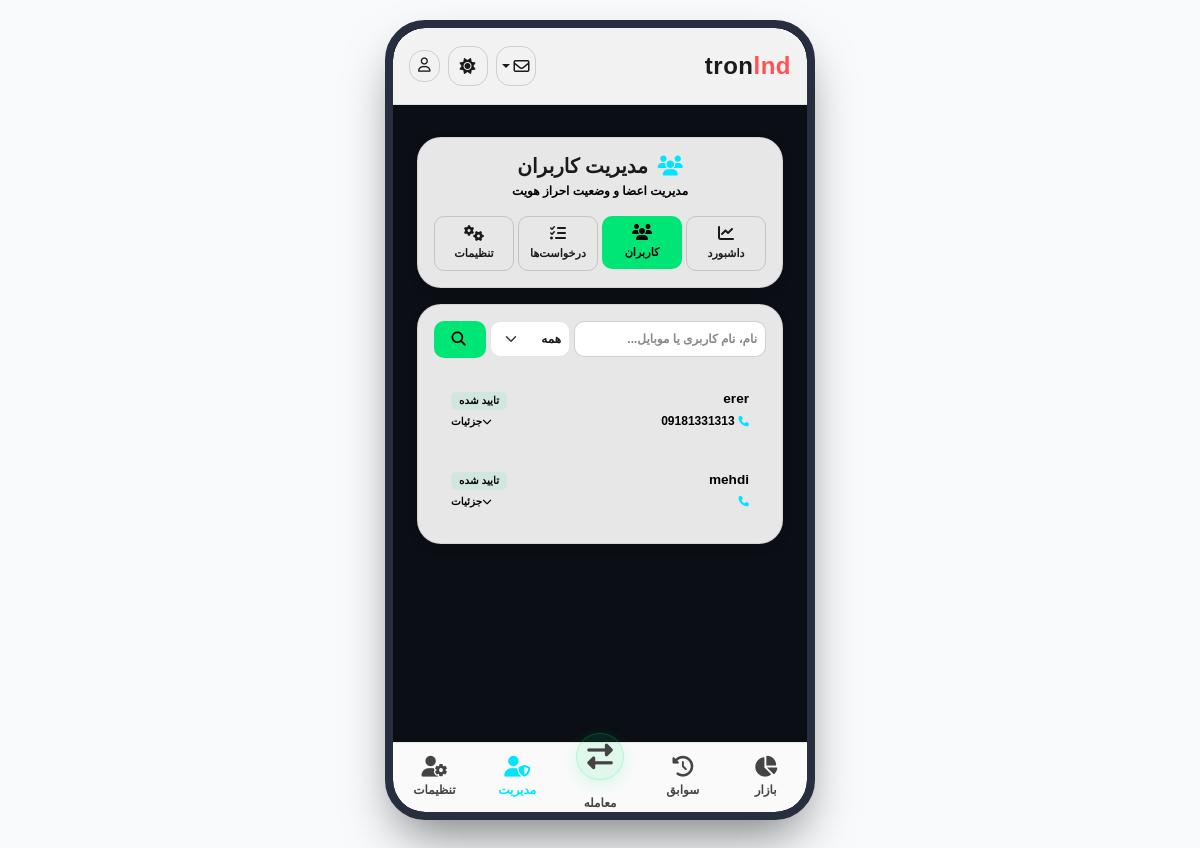
The page /panel/users/ (signed in) on the database as committed earlier.
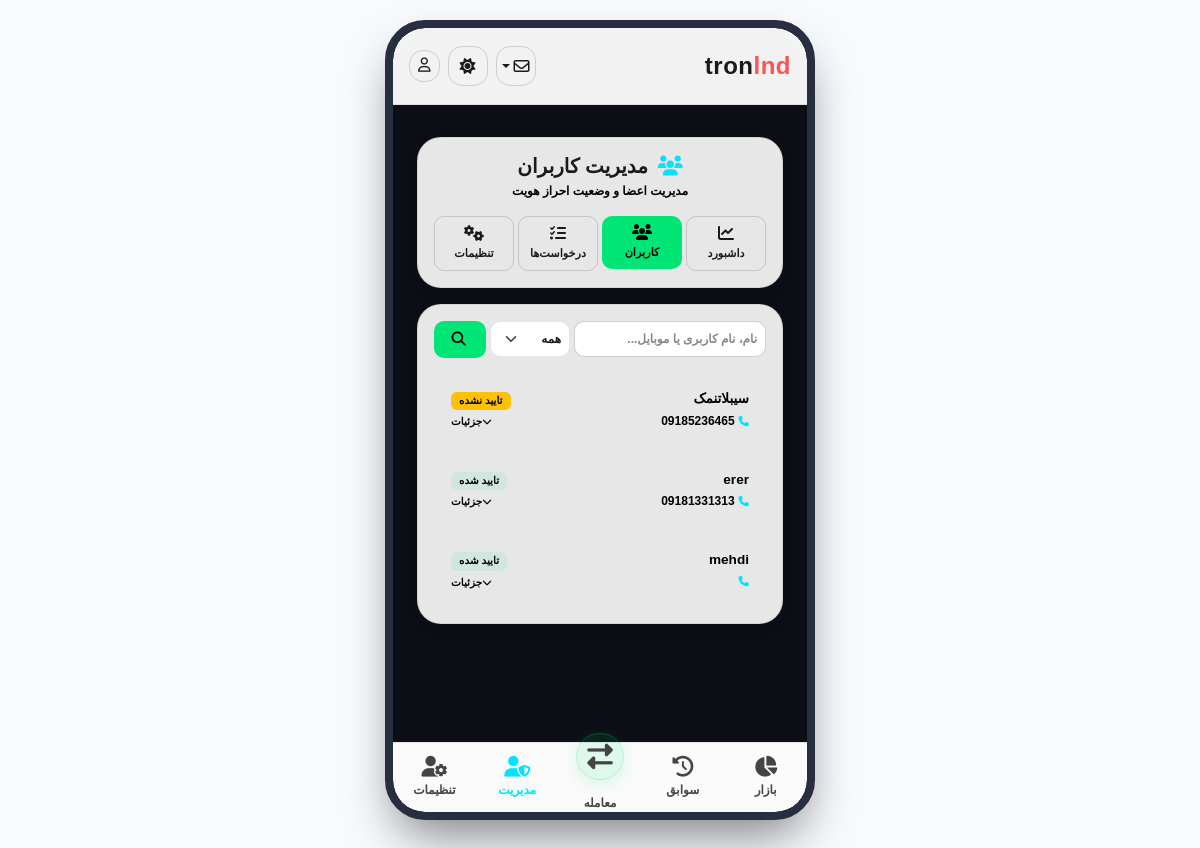
The same page on the database as committed later.
### accounts/models.py (models this page shows, shortened)
class CustomUser(AbstractUser):
    full_name = models.CharField(
        max_length=200,
        verbose_name="نام کامل"
    )
    mobile = models.CharField(
        max_length=11,
        unique=True,
        verbose_name="شماره موبایل"
    )
    national_card_image = models.ImageField(
        upload_to='national_cards/',
        blank=True,
        null=True
    )
    selfie_image = models.ImageField(
        upload_to='selfies/',
        blank=True,
        null=True
    )
    card_number = models.CharField(
        max_length=16,
        blank=True
    )
    iban = models.CharField(
        max_length=26,
        blank=True
    )
    is_verified = models.BooleanField(
        default=False
    )

### admin_panel/views.py (the view)
# urls.py: path('users/', views.users_list, name='panel_users'),
@staff_member_required
def users_list(request):
    user_search = request.GET.get('user_search', '')
    user_status_filter = request.GET.get('user_status', '')
    all_users_list = CustomUser.objects.order_by('-date_joined')
    if user_status_filter == 'verified':
        all_users_list = all_users_list.filter(is_verified=True)
    elif user_status_filter == 'unverified':
        all_users_list = all_users_list.filter(is_verified=False)
    if user_search:
        all_users_list = all_users_list.filter(
            Q(username__icontains=user_search) |
            Q(full_name__icontains=user_search) |
            Q(mobile__icontains=user_search)
        )
    context = {
        'users': all_users_list,
        'user_search': user_search,
        'user_status_filter': user_status_filter,
    }
    return render(request, 'admin_panel/users.html', context)

### admin_panel/templates/admin_panel/users.html (shortened to what the changed rows need)
{% extends 'core/base.html' %}
{% block content %}
<div class="container my-3 px-2">
    <div class="glass-card p-3">
        <div class="d-flex flex-column gap-2">
            {% for u in users %}
            <div class="p-3 rounded-4" style="background: rgba(255,255,255,0.02); border: 1px solid rgba(255,255,255,0.05); cursor: pointer;"
                 data-bs-toggle="collapse" data-bs-target="#userCollapse{{ u.id }}" aria-expanded="false" aria-controls="userCollapse{{ u.id }}">
                <div class="d-flex justify-content-between align-items-center">
                    <div>
                        <h6 class="text-white mb-1 fw-bold" style="font-size: 0.85rem;">{{ u.full_name|default:u.username }}</h6>
                        <small class="text-custom-muted d-block" style="font-size: 0.75rem;"><i class="fa-solid fa-phone me-1 text-cyan" style="font-size:0.65rem;"></i>{{ u.mobile }}</small>
                    </div>
                    <div class="text-end d-flex flex-column align-items-end">
                        {% if u.is_verified %}
                            <span class="badge bg-success-subtle text-neon-green px-2 py-1" style="font-size: 0.65rem;">تایید شده</span>
                        {% else %}
                            <span class="badge bg-warning text-dark px-2 py-1" style="font-size: 0.65rem;">تایید نشده</span>
                        {% endif %}
                        <small class="text-custom-muted d-block mt-1" style="font-size: 0.65rem;"><i class="fa-solid fa-chevron-down ms-1" style="font-size: 0.6rem;"></i>جزئیات</small>
                    </div>
                </div>
            </div>
            {% empty %}
            <p class="text-center text-custom-muted py-4 mb-0 small">کاربری یافت نشد.</p>
            {% endfor %}
        </div>
    </div>
</div>
{% endblock %}

Rows that differ between the two databases and show on the page:
added CustomUser: full_name "سیبلاتنمک", mobile "09185236465", is_verified "تایید نشده"
